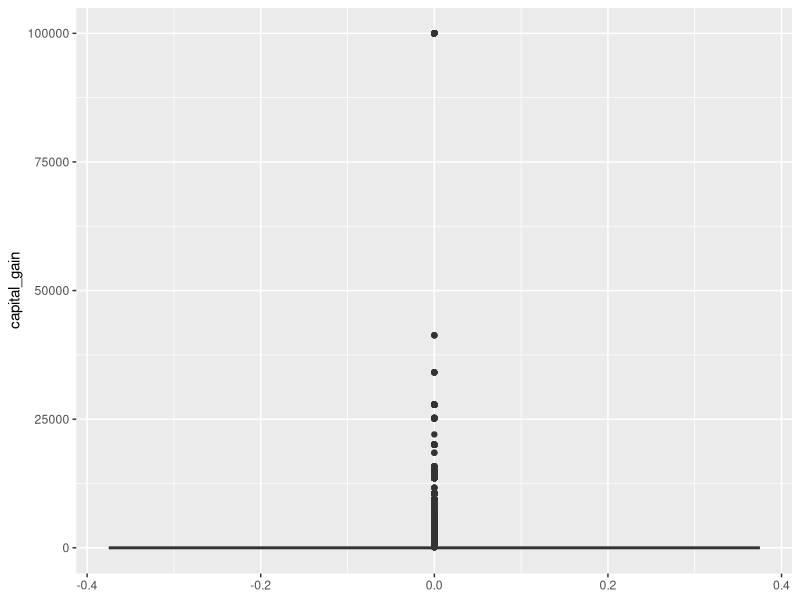
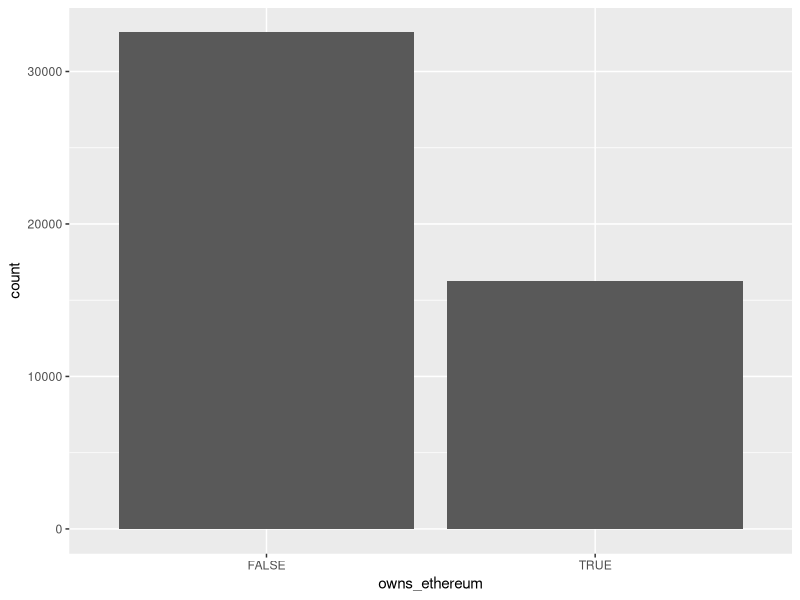
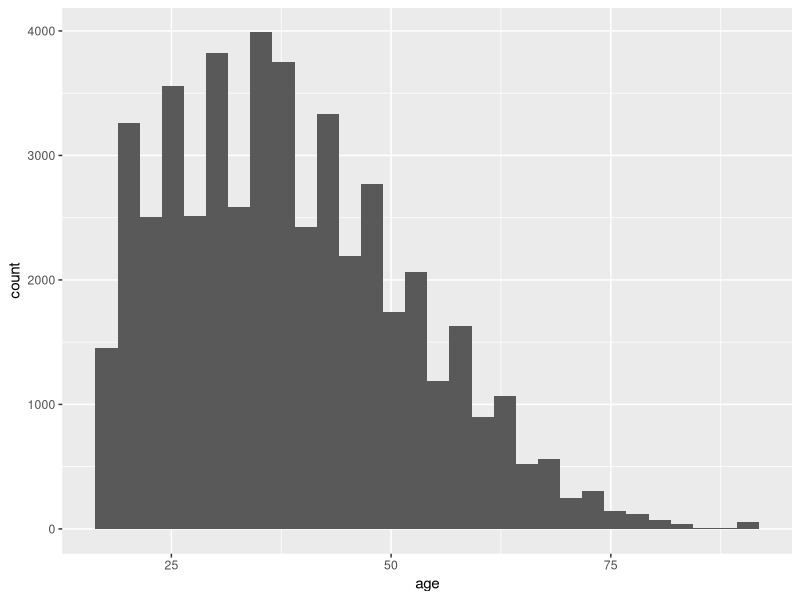
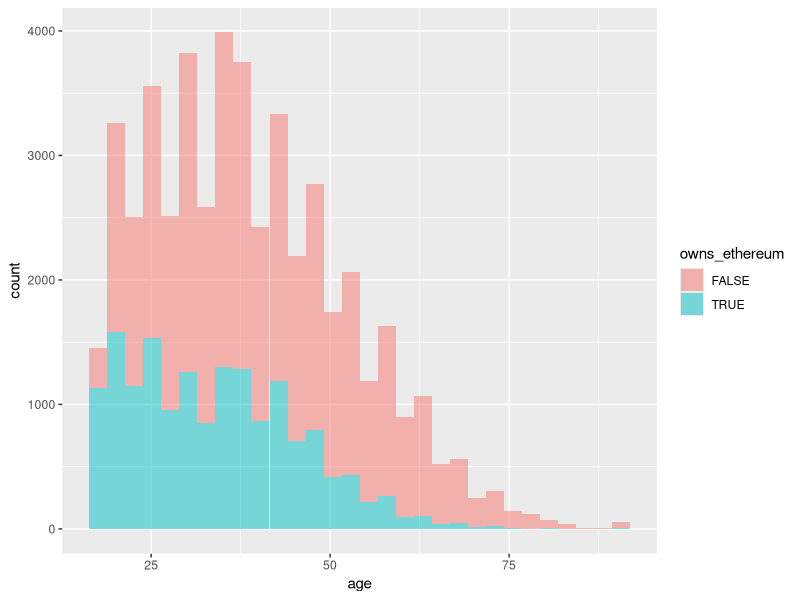
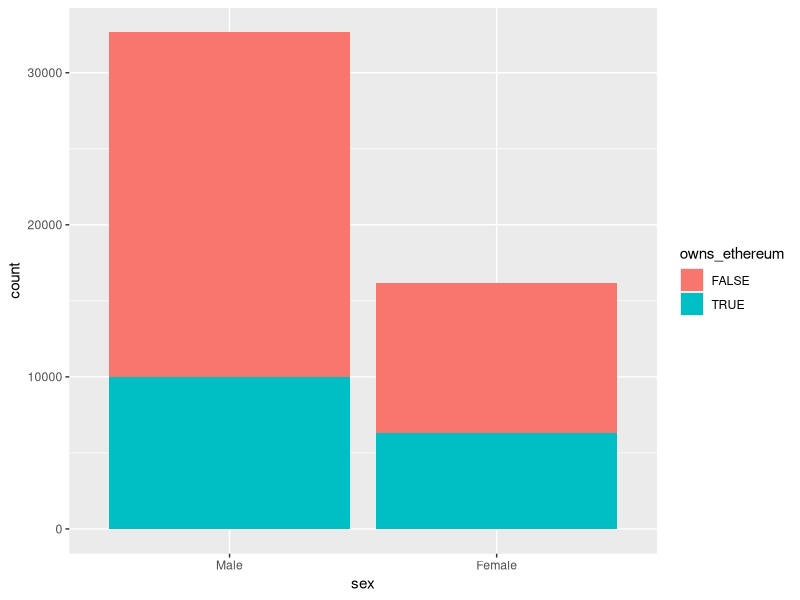
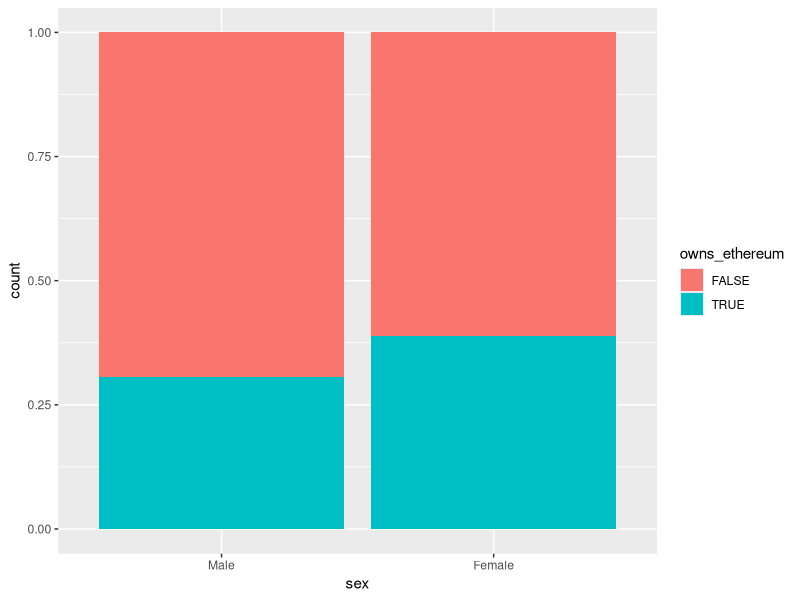
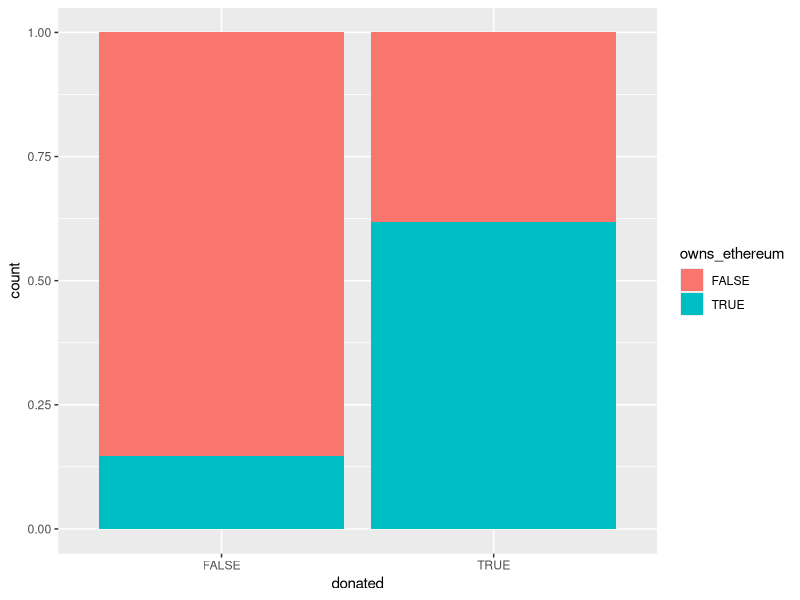
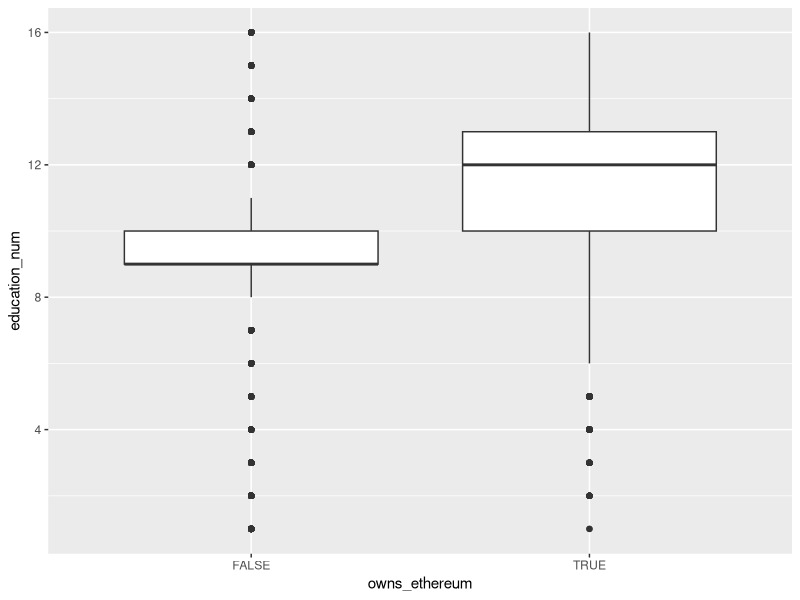

Write the R code that produced these figures, in order.
## ---- chunk 1
knitr::opts_chunk$set(echo = TRUE, warning = FALSE, message = FALSE, fig.align = "center", fig.height = 5)

## ---- chunk 2
library(tidyverse)
data_raw <- read_csv("data/data_raw.csv")

dim(data_raw)
## ---- chunk 3
head(data_raw)
## ---- chunk 4
data <- data_raw %>%
    mutate(across(where(is.character), as_factor))
## ---- chunk 5
summary(data)
## ---- chunk 6
ggplot(data, aes(y = capital_gain)) +
  geom_boxplot()
## ---- chunk 7
data <- data %>%
    mutate(capital_gain = ifelse(capital_gain == 99999, NA, capital_gain)) %>%
    mutate(hours_per_week = ifelse(hours_per_week == 99, NA, hours_per_week)) 
## ---- chunk 8
data %>%
    skimr::skim()
## ---- chunk 9
data %>%
    group_by(owns_ethereum) %>%
    summarise(n = n(), nperc = n/nrow(data)*100)
## ---- chunk 10
ggplot(data, aes(x = owns_ethereum)) +
  geom_bar()
## ---- chunk 11
ggplot(data, aes(x = age)) +
  geom_histogram()

## ---- chunk 12
data %>%
 group_by(sex) %>%
 summarise(n = n(), nperc = n/nrow(data)*100)
## ---- chunk 13
cor(data %>% select(where(is.numeric), donated, owns_ethereum) ,
    use = "complete.obs")

## ---- chunk 14
ggplot(data, aes(x = age, fill = owns_ethereum)) +
  geom_histogram(alpha = 0.5)

## ---- chunk 15
data %>%
  filter(sex == "Male") %>%
  group_by(owns_ethereum) %>%
  summarise(n = n(), nperc = n/nrow(.)*100)
## ---- chunk 16
data %>%
  filter(sex == "Female") %>%
  group_by(owns_ethereum) %>%
  summarise(n = n(), nperc = n/nrow(.)*100)
## ---- chunk 17
ggplot(data = data) +
  aes(x = sex, fill = owns_ethereum) +
  geom_bar()
## ---- chunk 18
ggplot(data = data) +
  aes(x = sex, fill = owns_ethereum) +
  geom_bar(position = "fill")
## ---- chunk 19
data %>%
    filter(owns_ethereum == "TRUE") %>%
    group_by(donated) %>%
    summarise(n = n(), nperc = n/nrow(.)*100)

## ---- chunk 20
ggplot(data = data) +
  aes(x = donated, fill = owns_ethereum) +
  geom_bar(position = "fill")
## ---- chunk 21
data %>%
    select(owns_ethereum, where(is.numeric)) %>%
    group_by(owns_ethereum) %>%
    summarise_all(funs(mean(., na.rm = TRUE))) %>%
    data.frame()

## ---- chunk 22

get_mode <- function(v) {
    all_levels <- unique(v)
    all_levels[which.max(tabulate(match(v, all_levels)))]
}

## ---- chunk 23
data %>%
    group_by(owns_ethereum) %>%
    summarise_all(funs(get_mode(.))) %>%
    data.frame()

## ---- chunk 24
t.test(age ~ owns_ethereum, data = data)
## ---- chunk 25
chisq.test(table(data$owns_ethereum, data$sex))

## ---- chunk 26
t.test(education_num ~ owns_ethereum, data = data)
## ---- chunk 27
ggplot(data, aes(x = owns_ethereum, y = education_num)) +
  geom_boxplot()

## ---- chunk 28
library(GGally)
data %>%
    select(owns_ethereum, age, education_num, capital_gain, capital_loss, hours_per_week) %>%
    ggpairs(columns = 2:6, aes(color = owns_ethereum, alpha = 0.5))
## ---- chunk 29
data %>%
    select(
        workclass, marital_status, occupation,
        relationship, race, sex, donated, owns_ethereum
    ) %>%
    pivot_longer(workclass:sex) %>%
    ggplot(aes(y = value, fill = owns_ethereum)) +
    geom_bar(position = "fill", na.rm = FALSE) +
    facet_wrap(vars(name), scales = "free") +
    labs(x = NULL, y = NULL, fill = NULL)

